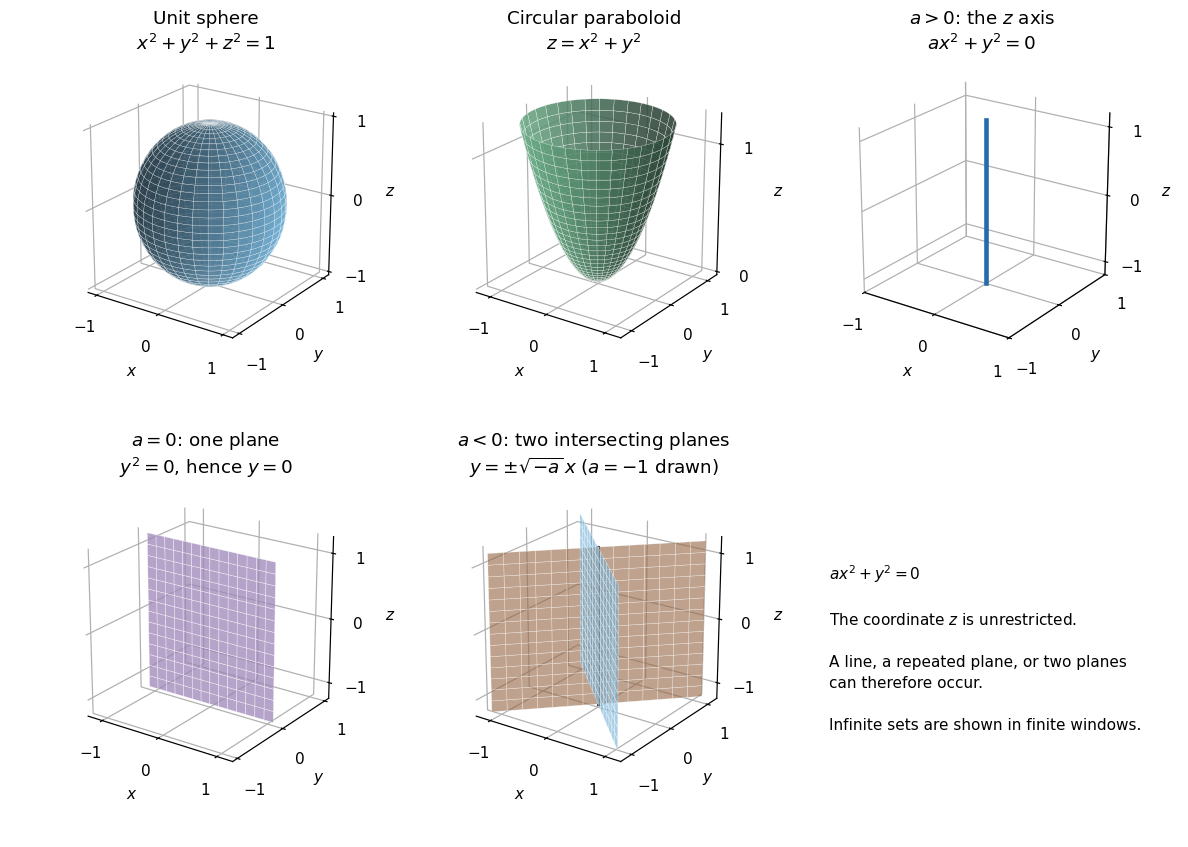

Source code (Python):
"""Sketch Question 2(a); write the PNG in the current working directory.

Tested with Python 3.14.4, NumPy 2.3.5 and Matplotlib 3.10.7.
"""

from pathlib import Path

import matplotlib

matplotlib.use("Agg")
import matplotlib.pyplot as plt
import numpy as np


def main():
    plt.rcParams.update({"font.size": 10, "figure.facecolor": "white"})
    fig = plt.figure(figsize=(10.8, 7.7))
    fig.subplots_adjust(left=0.03, right=0.97, bottom=0.08, top=0.93, wspace=0.14, hspace=0.43)
    axes = [fig.add_subplot(2, 3, i + 1, projection="3d") for i in range(5)]
    for ax in axes:
        ax.set(xlabel="$x$", ylabel="$y$", zlabel="$z$")
        ax.set_box_aspect((1, 1, 1))
        ax.view_init(elev=22, azim=-55)
        ax.xaxis.set_pane_color((1, 1, 1, 1))
        ax.yaxis.set_pane_color((1, 1, 1, 1))
        ax.zaxis.set_pane_color((1, 1, 1, 1))
        ax.set_xticks([-1, 0, 1])
        ax.set_yticks([-1, 0, 1])
        ax.set_zticks([-1, 0, 1])

    azimuth, polar = np.meshgrid(np.linspace(0, 2 * np.pi, 65), np.linspace(0, np.pi, 35))
    axes[0].plot_surface(np.sin(polar) * np.cos(azimuth), np.sin(polar) * np.sin(azimuth), np.cos(polar), color="#72b4dc", alpha=0.8, linewidth=0.2, edgecolor="white")
    axes[0].set_title("Unit sphere\n$x^2+y^2+z^2=1$")

    angle, radius = np.meshgrid(np.linspace(0, 2 * np.pi, 65), np.linspace(0, 1.1, 30))
    axes[1].plot_surface(radius * np.cos(angle), radius * np.sin(angle), radius**2, color="#75bf95", alpha=0.85, linewidth=0.2, edgecolor="white")
    axes[1].set_title("Circular paraboloid\n$z=x^2+y^2$")

    z = np.linspace(-1.2, 1.2, 50)
    axes[2].plot(np.zeros_like(z), np.zeros_like(z), z, color="#2669ad", linewidth=3)
    axes[2].set(xlim=(-1, 1), ylim=(-1, 1), zlim=(-1.2, 1.2))
    axes[2].set_title("$a>0$: the $z$ axis\n$ax^2+y^2=0$")

    x, z = np.meshgrid(np.linspace(-1.1, 1.1, 15), np.linspace(-1.2, 1.2, 15))
    axes[3].plot_surface(x, np.zeros_like(x), z, color="#b296cf", alpha=0.75, linewidth=0.3, edgecolor="white")
    axes[3].set(ylim=(-1.1, 1.1))
    axes[3].set_title("$a=0$: one plane\n$y^2=0$, hence $y=0$")

    axes[4].plot_surface(x, x, z, color="#e49c67", alpha=0.6, linewidth=0.3, edgecolor="white")
    axes[4].plot_surface(x, -x, z, color="#72b4dc", alpha=0.6, linewidth=0.3, edgecolor="white")
    axes[4].plot(np.zeros(50), np.zeros(50), np.linspace(-1.2, 1.2, 50), color="#333333", linewidth=2)
    axes[4].set_title("$a<0$: two intersecting planes\n" + r"$y=\pm\sqrt{-a}\,x$ ($a=-1$ drawn)")

    note = fig.add_subplot(2, 3, 6)
    note.axis("off")
    note.text(0.05, 0.73, "$ax^2+y^2=0$\n\nThe coordinate $z$ is unrestricted.\n\nA line, a repeated plane, or two planes\ncan therefore occur.\n\nInfinite sets are shown in finite windows.", va="top", linespacing=1.5)
    fig.savefig(Path(__file__).with_suffix(".png").name, dpi=110, facecolor="white")
    plt.close(fig)


if __name__ == "__main__":
    main()
